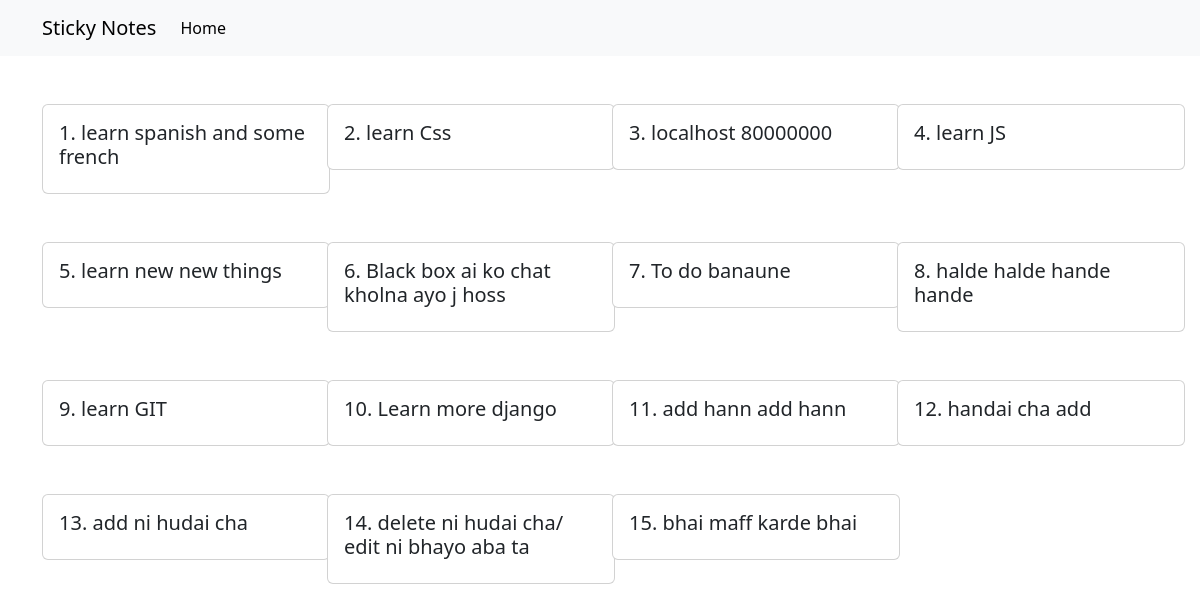
Before: / with the older database file.
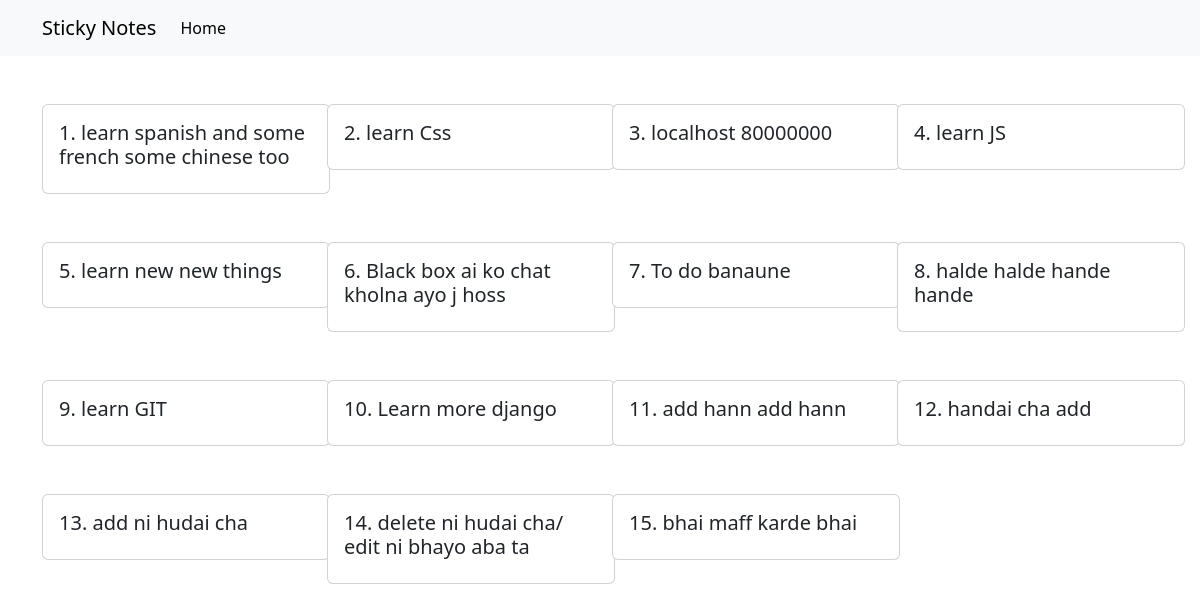
After: the same page with the newer database file.
### todoNotes_app/models.py (models this page shows, shortened)
class TODONotes(models.Model):
    content = models.TextField()

### todoNotes_app/views.py (the view)
# urls.py: path("",views.todo_list),
def todo_list(request):
    todos = TODONotes.objects.all()
    records = {"all_todos":todos}
    return render(request, "bootstrap/index.html",records)

### templates/bootstrap/index.html (shortened to what this page needs)
<!doctype html>
<html lang="en">
  <head>
    <link href="https://cdn.jsdelivr.net/npm/bootstrap@5.3.0/dist/css/bootstrap.min.css" rel="stylesheet">
  </head>
  <body>
    <nav class="navbar navbar-expand-lg bg-body-tertiary">
        <div class="container">
          <a class="navbar-brand" href="#">Sticky Notes</a>
          <div class="collapse navbar-collapse " id="navbarSupportedContent">
            <ul class="navbar-nav me-auto mb-2 mb-lg-0">
              <li class="nav-item">
                <a class="nav-link active" aria-current="page" href="#">Home</a>
              </li>
              </ul>
           </div>
        </div>
      </nav>
      <div class="container">
        <div class="row">
            {% for todo in all_todos %}
            <div class="col-md-3 mt-5">
                <div class="card" style="width: 18rem;">
                    <div class="card-body">
                      <h5 class="card-title">{{forloop.counter}}. {{todo.content}}</h5>
                   </div>
                  </div>
                </div>
            {% endfor %}
        </div>
      </div>
  </body>
</html>

Changed rows visible on the page:
changed TODONotes: content "learn spanish and some french" → "learn spanish and some french some chinese too"
